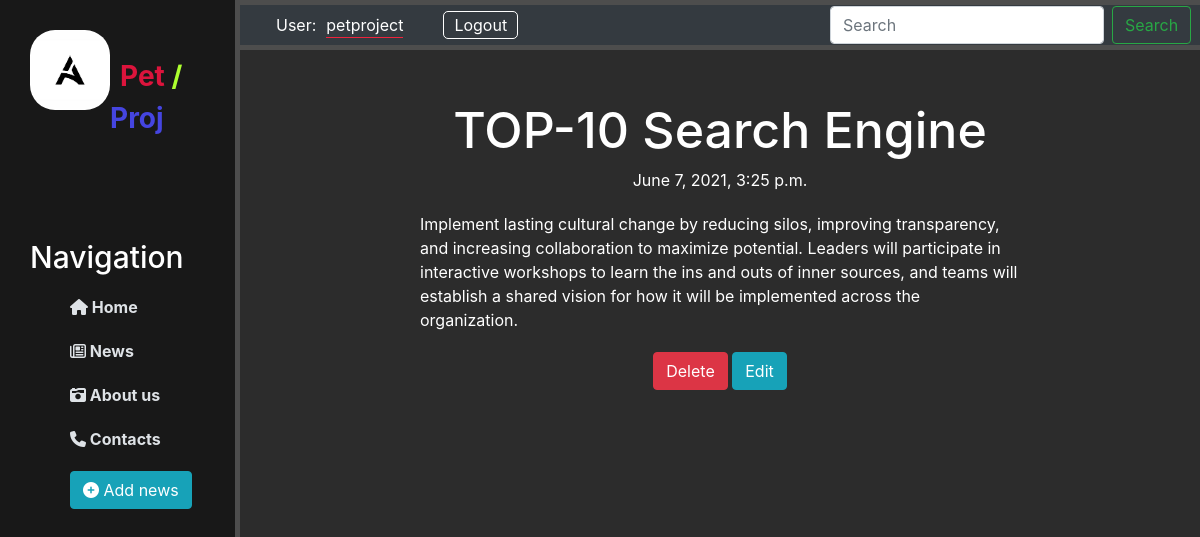
The app's page /news/1 (signed in), older data.
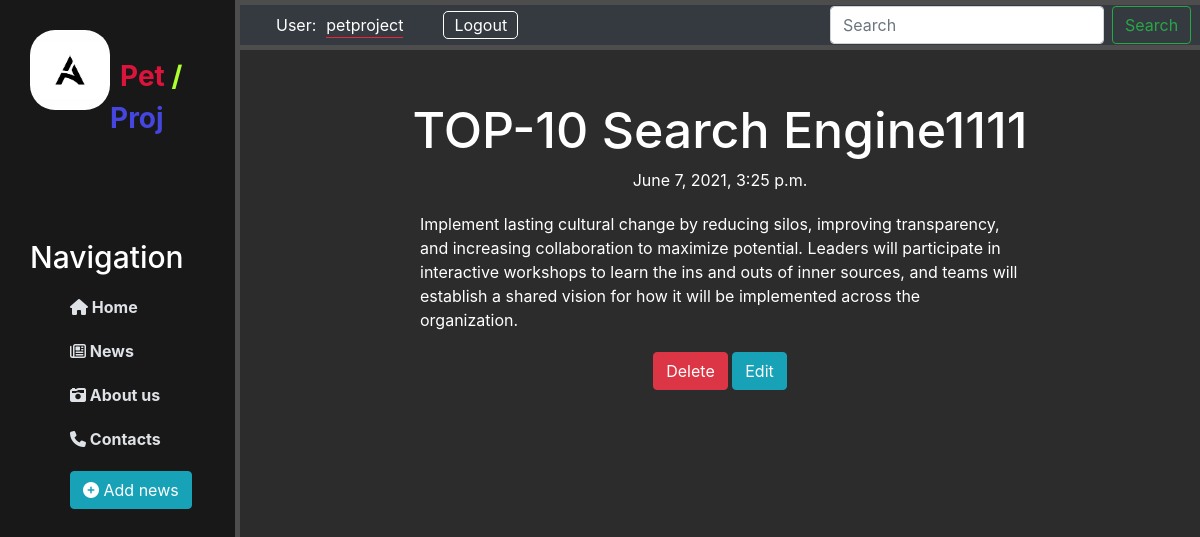
The same page, newer data.
### news/models.py (models this page shows, shortened)
class Articles(models.Model):
    title = models.CharField('Name', max_length=50)
    anouns = models.CharField('Anouns', max_length=250)
    full_text = models.TextField('Article')
    date = models.DateTimeField('Published date')
    class Meta:
        verbose_name = 'Article'
        verbose_name_plural = 'Articles'

### news/views.py (the view)
# urls.py: path('<int:pk>', views.NewsDetailView.as_view(), name = 'news_detail'),
class NewsDetailView(LoginRequiredMixin, DetailView):
    model = Articles
    template_name = 'news/details_view.html'
    context_object_name = 'article'

### news/templates/news/details_view.html (shortened to what this page needs)
{% extends 'main/layout.html' %}
{% block content %}
<div class="features">
    <h1>{{ article.title }}</h1>
    <p>{{ article.date }}</p>
    <p id="article-full-text">{{ article.full_text }}</p>
    <a href="{% url 'news_delete' article.id %}" class="btn btn-danger">Delete</a>
    <a href="{% url 'news_update' article.id %}" class="btn btn-info">Edit</a>
</div>
{% endblock %}

Row changes from the older to the newer data that the page shows:
changed Articles: title "TOP-10 Search Engine" → "TOP-10 Search Engine1111"
